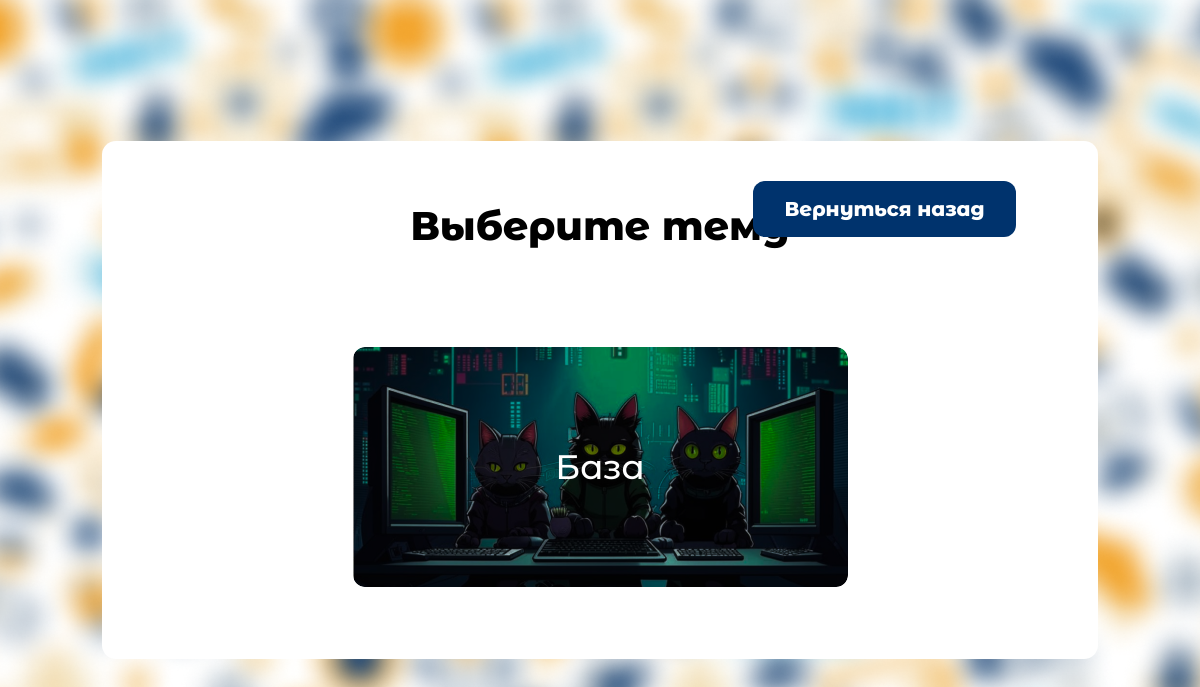
The app's page /getTopics.php, older data.
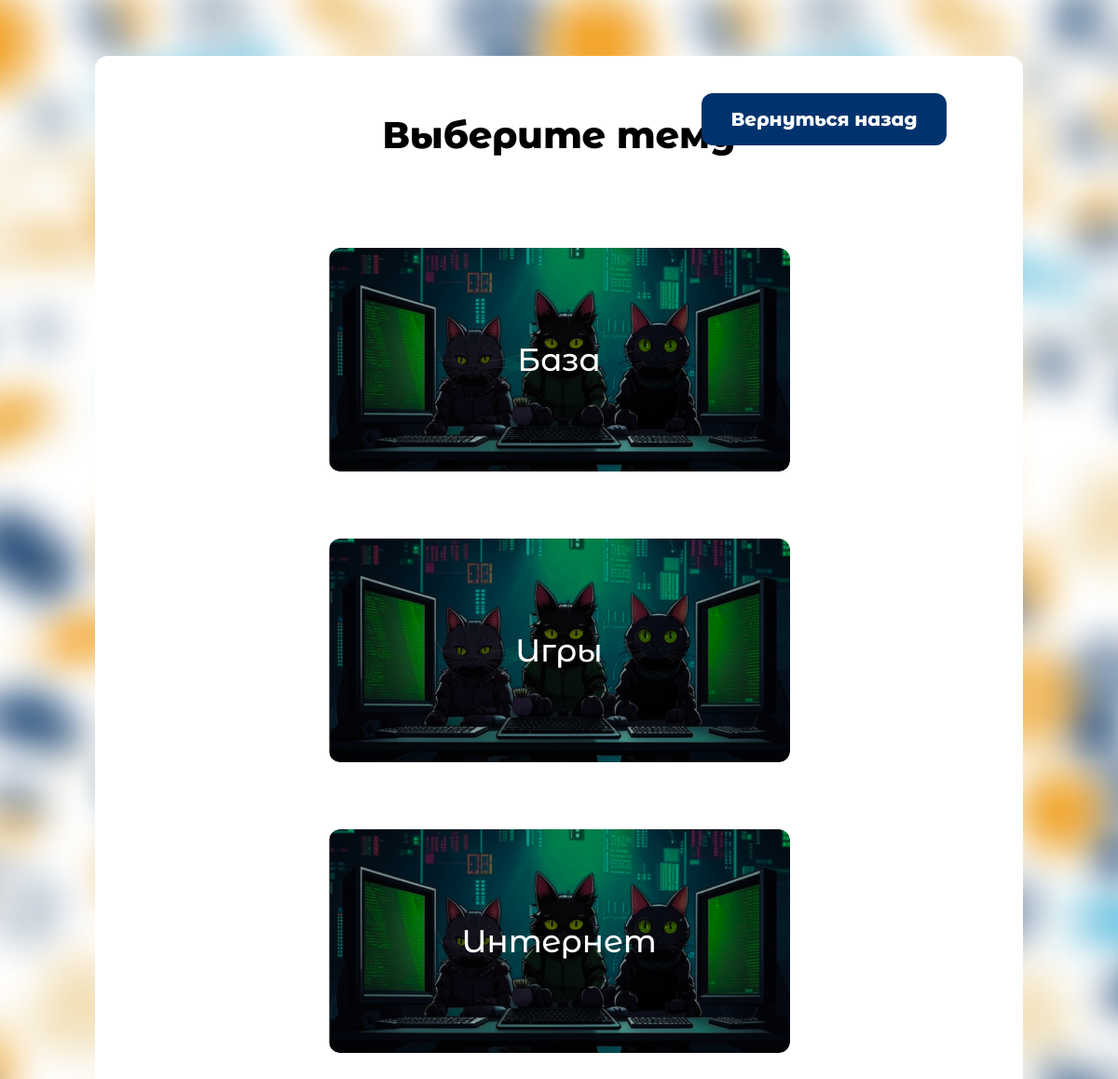
The same page, newer data.
### tables this page shows
CREATE TABLE "topics" (
	"topic"	TEXT
, "image_path"	TEXT);

### getTopics.php (the view, shortened to what this page needs)
<?php
$db = new SQLite3('db/main.db');
$result = $db->query('SELECT topic, image_path FROM topics');
?>
<html lang="ru">
<head>
</head>
<body>
<div class="topics" id="topics">
    <button class="topics__backBtn" id="topics__backBtn">Вернуться назад</button>
    <h3 class="topics__header">Выберите тему</h3>
    <div class="topics__row">
    <?php while ($row = $result->fetchArray(SQLITE3_ASSOC)): ?>
        <button class="topic" onclick="startGame('<?php echo htmlspecialchars($row['topic']); ?>')" style="background-image: url('<?php if (empty($row['image_path'])) {
            $row['image_path'] = 'img/cats.png';
        }
        echo htmlspecialchars($row['image_path']); ?>')"
        <span class="topic__span" style="z-index: 2;"><?php echo htmlspecialchars($row['topic']); ?></span>
        </button>
    <?php endwhile; ?>
    </div>
</div>
</body>
</html>

### getTopics.php (style rules this page uses)
body { background-image: url("img/background.png"); background-size: cover; display: flex; position: relative; align-items: center; justify-content: center; }
.topics { display: flex; flex-direction: column; align-items: center; background-color: #FFFFFF; position: relative; width: 83%; height: auto; border-radius: 14px; padding-bottom: 72px; margin-top: 60px; margin-bottom: 60px; }
.topics__header { font-family: Montserrat-ExtraBold; font-size: 40px; padding-top: 60px; padding-bottom: 97px; }
.topics__row { display: flex; flex-direction: row; justify-content: center; column-gap: 45px; row-gap: 72px; flex-wrap: wrap; }
.topic { width: 495px; height: 240px; border-radius: 12px; font-family: Montserrat-Medium; font-size: 34px; color: #FFFFFF; transition: 0.3s; }
.topics__backBtn { position: absolute; top: 40px; right: 82px; width: 263px; height: 56px; font-family: Montserrat-ExtraBold; font-size: 20px; color: #FFFFFF; background-color: #00336D; border-radius: 12px; transition: 0.3s; }

Row changes from the older to the newer data that the page shows:
added topics: topic "Игры"
added topics: topic "Интернет"
